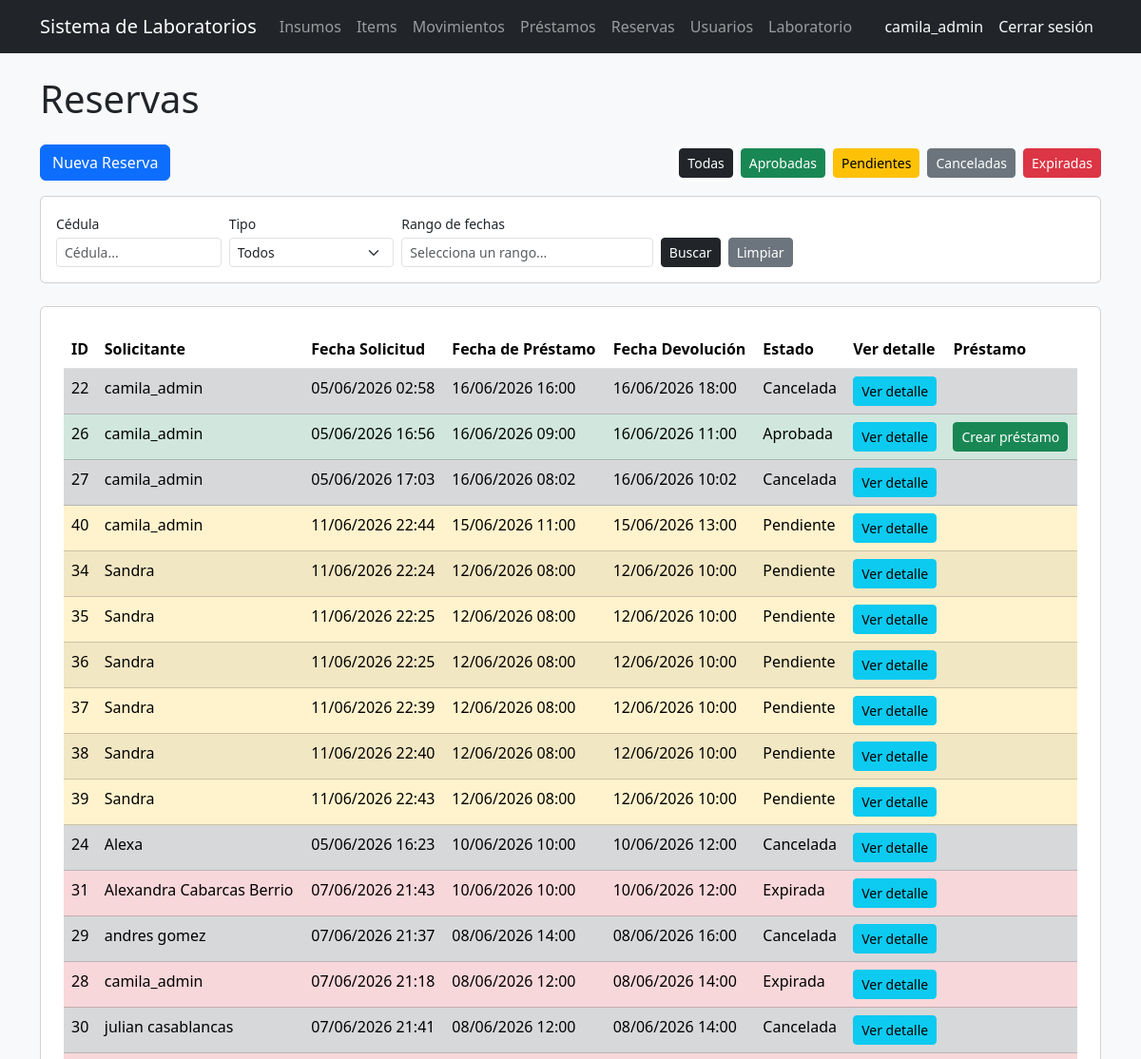
Page /reservas/ (signed in, upper part) on the earlier database version.
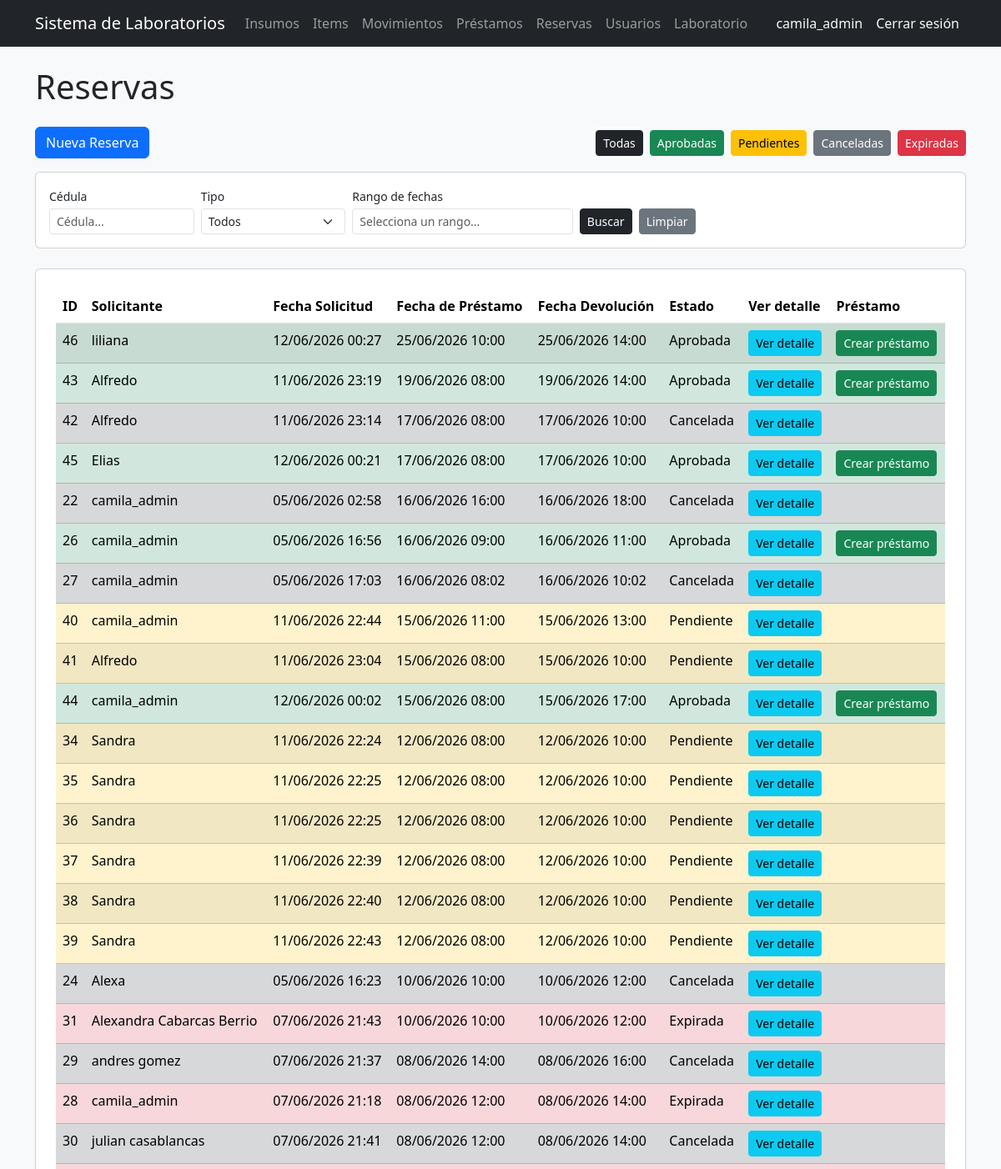
Same page on the later database version.
### reservas/models.py (models this page shows, shortened)
class Reserva(models.Model):
    usuario = models.ForeignKey(
    'users.Usuario',
    on_delete=models.CASCADE,
    null=True,
    blank=True
)
    fecha_reserva = models.DateTimeField()
    hora_limite_retiro = models.DateTimeField(
        null=True,
        blank=True
    )
    fecha_devolucion = models.DateTimeField(
        null=True,
        blank=True
    )
    estado = models.ForeignKey(
        EstadoReserva,
        on_delete=models.CASCADE,
        null=True,
        blank=True
    )
    fecha_creacion = models.DateTimeField(auto_now_add=True)

class EstadoReserva(models.Model):
    nombre = models.CharField(max_length=50)
    def __str__(self):
        return self.nombre

### users/models.py (models this page shows)
class Usuario(AbstractUser):
    codigo = models.CharField(max_length=50, unique=True, blank=True)
    programa = models.CharField(max_length=100, blank=True)
    rol = models.ForeignKey(
        Rol,
        on_delete=models.CASCADE,
        null=True,
        blank=True
    )
    def __str__(self):
        return self.username

### solicitudes/models.py (models this page shows, shortened)
class SolicitudReserva(models.Model):
    TIPO_SOLICITANTE_CHOICES = [
        ('estudiante', 'Estudiante'),
        ('profesor', 'Profesor'),
    ]
    tipo_solicitante = models.CharField(
        max_length=20,
        choices=TIPO_SOLICITANTE_CHOICES,
        default='estudiante'
    )
    usuario = models.ForeignKey(
        Usuario,
        on_delete=models.CASCADE,
        null=True,
        blank=True
    )
    nombre = models.CharField(max_length=200, blank=True)
    cedula = models.CharField(max_length=50, blank=True)
    programa = models.CharField(max_length=200, blank=True)
    curso = models.ForeignKey(
        Curso,
        on_delete=models.SET_NULL,
        null=True,
        blank=True
    )
    laboratorio = models.ForeignKey(
        Laboratorio,
        on_delete=models.CASCADE
    )
    fecha_reserva = models.DateTimeField()
    hora_inicio = models.TimeField(null=True, blank=True)
    hora_fin = models.TimeField(null=True, blank=True)
    necesita_modulo = models.BooleanField(default=True)
    observaciones = models.TextField(blank=True)
    modulos_asignados = models.ManyToManyField(
        Modulo,
        blank=True,
        related_name='solicitudes'
    )
    reserva = models.ForeignKey(
        Reserva,
        on_delete=models.SET_NULL,
        null=True,
        blank=True,
        related_name='solicitud'
    )
    fecha_creacion = models.DateTimeField(auto_now_add=True)

### reservas/views.py (the view)
# urls.py: path('', lista_reservas, name='lista_reservas'),
@rol_requerido('Administrador', 'Encargado')
def lista_reservas(request):
    from django.utils import timezone
    from django.db.models import Q
    ahora = timezone.now()
    estado_expirada = EstadoReserva.objects.filter(nombre='Expirada').first()
    estado_pendiente = EstadoReserva.objects.filter(nombre='Pendiente').first()
    if estado_expirada and estado_pendiente:
        Reserva.objects.filter(
            estado=estado_pendiente,
            hora_limite_retiro__lt=ahora
        ).update(estado=estado_expirada)
    estado_filtro = request.GET.get('estado', '')
    cedula_filtro = request.GET.get('cedula', '').strip()
    tipo_filtro   = request.GET.get('tipo', '')
    fecha_inicio  = request.GET.get('fecha_inicio', '')
    fecha_fin     = request.GET.get('fecha_fin', '')
    reservas = Reserva.objects.all().order_by('-fecha_reserva')
    if estado_filtro:
        reservas = reservas.filter(estado__nombre=estado_filtro)
    if cedula_filtro:
        reservas = reservas.filter(
            Q(usuario__codigo__icontains=cedula_filtro) |
            Q(solicitud__cedula__icontains=cedula_filtro)
        ).distinct()
    if tipo_filtro:
        reservas = reservas.filter(
            solicitud__tipo_solicitante=tipo_filtro
        ).distinct()
    if fecha_inicio:
        reservas = reservas.filter(fecha_reserva__date__gte=fecha_inicio)
    if fecha_fin:
        reservas = reservas.filter(fecha_reserva__date__lte=fecha_fin)
    return render(request, 'reservas/lista.html', {
        'reservas': reservas,
        'now': datetime.now(),
        'estado_filtro': estado_filtro,
        'cedula_filtro': cedula_filtro,
        'tipo_filtro': tipo_filtro,
        'fecha_inicio': fecha_inicio,
        'fecha_fin': fecha_fin,
    })

### templates/reservas/lista.html (shortened to what the changed rows need)
{% extends 'base_general.html' %}
{% block contenido %}
<h1 class="mb-4">Reservas</h1>
<div class="card p-4">
    <div class="table-responsive">
        <table class="table table-striped">
            <thead>
                <tr>
                    <th>ID</th>
                    <th>Solicitante</th>
                    <th>Fecha Solicitud</th>
                    <th>Fecha de Préstamo</th>
                    <th>Fecha Devolución</th>
                    <th>Estado</th>
                    <th>Ver detalle</th>
                    <th>Préstamo</th>
                </tr>
            </thead>
            <tbody>
                {% for reserva in reservas %}
                <tr class="
                    {% if reserva.estado.nombre == 'Aprobada' %}table-success
                    {% elif reserva.estado.nombre == 'Pendiente' %}table-warning
                    {% elif reserva.estado.nombre == 'Cancelada' %}table-secondary
                    {% elif reserva.estado.nombre == 'Expirada' %}table-danger
                    {% endif %}
                ">
                    <td>{{ reserva.id }}</td>
                    <td>
                        {% if reserva.usuario %}
                            {{ reserva.usuario }}
                        {% elif reserva.solicitud.all %}
                            {{ reserva.solicitud.all.0.nombre }}
                        {% else %}
                            Sin usuario
                        {% endif %}
                    </td>
                    <td>{{ reserva.fecha_creacion|date:"d/m/Y H:i" }}</td>
                    <td>{{ reserva.fecha_reserva|date:"d/m/Y H:i" }}</td>
                    <td>{{ reserva.fecha_devolucion|date:"d/m/Y H:i" }}</td>
                    <td>{{ reserva.estado }}</td>
                    <td>
                        <a href="/reservas/{{ reserva.id }}/" class="btn btn-info btn-sm">
                            Ver detalle
                        </a>
                    </td>
                    <td>
                        {% if reserva.estado.nombre == 'Aprobada' and not reserva.prestamo_set.exists and reserva.hora_limite_retiro > now %}
                        <a href="/prestamos/crear/{{ reserva.id }}/" class="btn btn-success btn-sm">
                            Crear préstamo
                        </a>
                        {% endif %}
                    </td>
                </tr>
                {% endfor %}
            </tbody>
        </table>
    </div>
</div>
<link rel="stylesheet" href="https://cdn.jsdelivr.net/npm/flatpickr/dist/flatpickr.min.css">
{% endblock %}

Differences in the rows shown:
added Reserva: id "46", solicitud.all.0.nombre "liliana", fecha_creacion "12/06/2026 00:27", fecha_reserva "25/06/2026 10:00", fecha_devolucion "25/06/2026 14:00", estado "Aprobada"
added Reserva: id "43", usuario "Alfredo", fecha_creacion "11/06/2026 23:19", fecha_reserva "19/06/2026 08:00", fecha_devolucion "19/06/2026 14:00", estado "Aprobada"
added Reserva: id "42", usuario "Alfredo", fecha_creacion "11/06/2026 23:14", fecha_reserva "17/06/2026 08:00", fecha_devolucion "17/06/2026 10:00", estado "Cancelada"
added Reserva: id "45", solicitud.all.0.nombre "Elias", fecha_creacion "12/06/2026 00:21", fecha_reserva "17/06/2026 08:00", fecha_devolucion "17/06/2026 10:00", estado "Aprobada"
added Reserva: id "41", usuario "Alfredo", fecha_creacion "11/06/2026 23:04", fecha_reserva "15/06/2026 08:00", fecha_devolucion "15/06/2026 10:00", estado "Pendiente"
added Reserva: id "44", usuario "camila_admin", fecha_creacion "12/06/2026 00:02", fecha_reserva "15/06/2026 08:00", fecha_devolucion "15/06/2026 17:00", estado "Aprobada"
